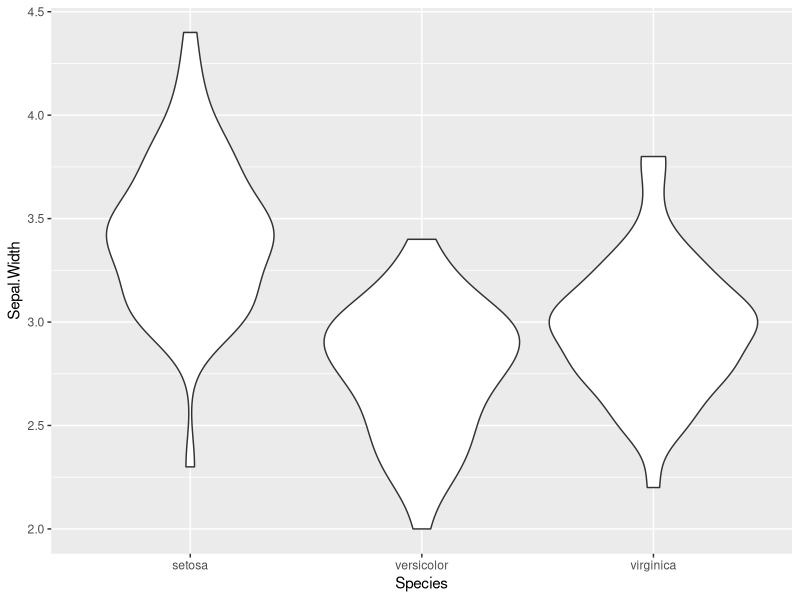

Generate this figure with R:
## ---- chunk 1
library(ggplot2)
mydata <- iris
## ---- chunk 2
typeof(mydata$Species)
## ---- chunk 3
median_result <- median(mydata$Sepal.Width)
print(median_result)
## ---- chunk 4
p <- ggplot(mydata, aes(y = Sepal.Width, x = Species)) + geom_violin()
print(p)
## ---- chunk 5
myanswer <- "The MIT License gives this permission under the stipulation that the License is distributed with that software, while the GPL License only grants use and modification by non-proprietary software."
## ---- chunk 6
nchar(myanswer)
## ---- chunk 7
gsub('MIT', 'Massachusetts Institute of Technology', myanswer)
gsub('GPL', 'General Public License', myanswer)
## ---- chunk 8
cat("
<style>
h1 {
    background-color: #990000;
    color:#FFF;
    text-align:center;
}
h2 {
   background-color:#f3d6d6;
   text-align:center;
   color:#333
}
h3 {
   margin-left:-5px;
   color:#333
}

</style>
")
